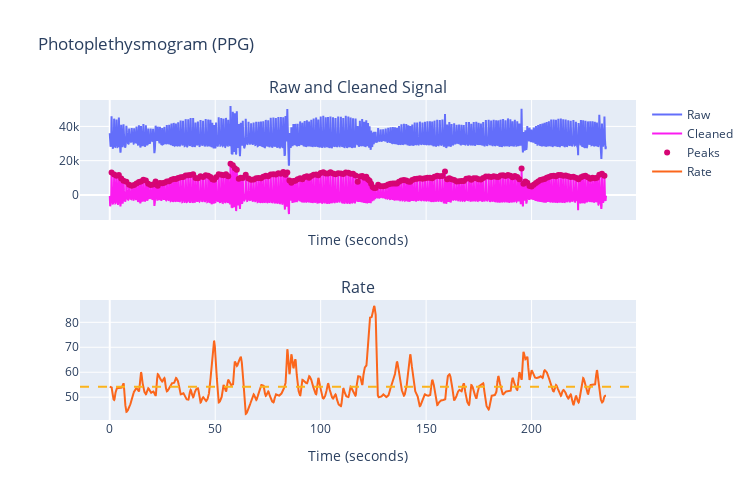

Notebook code for this chart:
### Code cell
# Plot the processed PPG data
nk.ppg_plot(signals, info, static=False)

### Figure 1 — Plotly figure (JSON) as saved in the notebook; plotly's stock layout.template omitted (floating-point values rounded to 4 significant figures; data arrays with more than 128 entries replaced by an {"elided": "..."} marker saying what was removed)
{"data": [{"name": "Raw", "type": "scatter", "x": {"elided": "17647 float values"}, "xaxis": "x", "y": {"elided": "17647 int values"}, "yaxis": "y"}, {"marker": {"color": "#FB1CF0"}, "name": "Cleaned", "type": "scatter", "x": {"elided": "17647 float values"}, "xaxis": "x", "y": {"elided": "17647 float values"}, "yaxis": "y"}, {"marker": {"color": "#D60574"}, "mode": "markers", "name": "Peaks", "type": "scatter", "x": {"elided": "212 float values"}, "xaxis": "x", "y": {"elided": "212 float values"}, "yaxis": "y"}, {"marker": {"color": "#FB661C"}, "mode": "lines", "name": "Rate", "type": "scatter", "x": {"elided": "17647 float values"}, "xaxis": "x2", "y": {"elided": "17647 float values"}, "yaxis": "y2"}], "layout": {"annotations": [{"font": {"size": 16}, "showarrow": false, "text": "Raw and Cleaned Signal", "x": 0.5, "xanchor": "center", "xref": "paper", "y": 1, "yanchor": "bottom", "yref": "paper"}, {"font": {"size": 16}, "showarrow": false, "text": "Rate", "x": 0.5, "xanchor": "center", "xref": "paper", "y": 0.375, "yanchor": "bottom", "yref": "paper"}], "height": 500, "shapes": [{"line": {"color": "#FBB41C", "dash": "dash"}, "name": "Mean", "type": "line", "x0": 0, "x1": 1, "xref": "x2 domain", "y0": 54.21, "y1": 54.21, "yref": "y2"}], "title": {"text": "Photoplethysmogram (PPG)"}, "width": 750, "xaxis": {"anchor": "y", "domain": [0, 1], "matches": "x2", "showticklabels": false, "title": {"text": "Time (seconds)"}}, "xaxis2": {"anchor": "y2", "domain": [0, 1], "title": {"text": "Time (seconds)"}}, "yaxis": {"anchor": "x", "domain": [0.625, 1]}, "yaxis2": {"anchor": "x2", "domain": [0, 0.375]}}}
